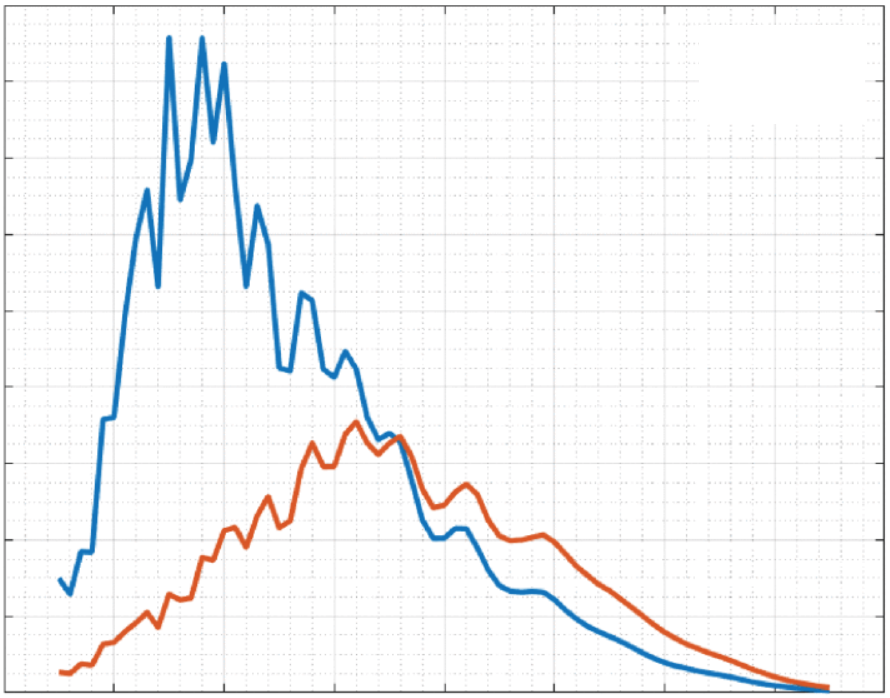
#> input picture data/simulation-requirements/pde-spad-sensitivity.png, 890 x 698 px
$ python spectral_sensitivity.py
#> lines starting #> are read from the running program, lines starting #| are printed output that depends on the picture
### src/Intensity_PDF.py
import matplotlib.pyplot as plt
import scipy.interpolate as interp
from scipy.integrate import quad
import numpy as np
from PIL import Image
from typing import Tuple


class Wavebounds:
    def __init__(self, start: float, end: float) -> None:
        self.start = start
        self.end = end
        self.range = end - start

    def __getitem__(self, index: int) -> float:
        if index == 0:
            return self.start
        elif index == 1:
            return self.end
        elif index == -1:
            return self.end
        else:
            raise IndexError("Index must be 0 or 1")

    def __str__(self) -> str:
        return f"({self.start}, {self.end})"

    def to_list(self):
        return [self.start, self.end]

    def toJson(self):
        return {"start": self.start, "end": self.end}


class Fluorophore_Intensity_PDF:
    # [96 lines left out: functions __init__, extract_image_from_border, extract_fluorophore_pdf, not called in this run]

    def intensity_cdf(self, x: float) -> float:
        return quad(self.intensity_pdf, self.wavebounds.start, x)[0]

    # [23 lines left out: functions obtain_inverse_cdf, save_emission, not called in this run]


# [40 lines that do not run on import are left out]

### src/spectral_sensitivity.py
import matplotlib.pyplot as plt
import numpy as np
import scipy.interpolate as interp
from PIL import Image
from Intensity_PDF import Wavebounds

# original red pde range = (0, 7)
# original blue pde range = (0, 17.5)


class SpectralSensitivity:
    """
    This class is used to represent the sensitivity of the SPADs used in the
    the in house probe at the University of Edinburgh.
    """

    def __init__(
        self,
        red_pde_range=(0, 1),
        blue_pde_range=(0, 1),
        path="../data/simulation-requirements/pde-spad-sensitivity.png",
    ):
#> called with red_pde_range = (0, 1), blue_pde_range = (0, 1)
        self.spad_figure_emission_range = (300, 1100)
        self.red_pde_range = red_pde_range
        self.blue_pde_range = blue_pde_range

        self.border_color = (92, 92, 92)

        self.red_spad_color = (217, 88, 41)  # red taken from the image
        self.blue_spad_color = (19, 114, 185)

        self.spad_sensitivity_path = path
        self.spad_sensitivity = Image.open(self.spad_sensitivity_path)
#> self.spad_sensitivity is the input picture: PIL image 890x698 RGBA; mean R, G, B, A 245.6, 246.4, 247.5, 255
        self.spad_sensitivity = self.spad_sensitivity.convert("RGB")
#> self.spad_sensitivity: PIL image 890x698 RGB

        self.spad_sens_pixels = self.extract_image_from_border(
            self.spad_sensitivity, self.border_color
        )

        (
            self.red_spad_range,
            self.red_spad_sensitivity,
        ) = self.extract_sensitivity_lookup(
            self.red_spad_color,
            self.spad_sens_pixels,
            self.red_pde_range,
            self.spad_figure_emission_range,
        )

        (
            self.blue_spad_range,
            self.blue_spad_sensitivity,
        ) = self.extract_sensitivity_lookup(
            self.blue_spad_color,
            self.spad_sens_pixels,
            self.blue_pde_range,
            self.spad_figure_emission_range,
        )

        # lets plot the sensitivity curves
        self.red_range = np.linspace(
            *self.red_spad_range,
            1000,
        )
        self.blue_range = np.linspace(
            *self.blue_spad_range,
            1000,
        )

    def extract_image_from_border(
        self, image, border_color: tuple[int, int, int], threshold: int = 10
    ):
#> called with border_color = (92, 92, 92), threshold = 10
        width, height = image.size
#> width = 890; height = 698
        pixels = image.load()

        top, left = width, height
#> top = 890; left = 698
        bottom, right = 0, 0

        for y in range(height):
            for x in range(width):
                r, g, b = pixels[x, y]
                if (
                    abs(r - border_color[0]) < threshold
                    and abs(g - border_color[1]) < threshold
                    and abs(b - border_color[2]) < threshold
                ):
                    top = min(top, y)
                    left = min(left, x)
                    bottom = max(bottom, y)
                    right = max(right, x)

        return image.crop((left, top, right, bottom))
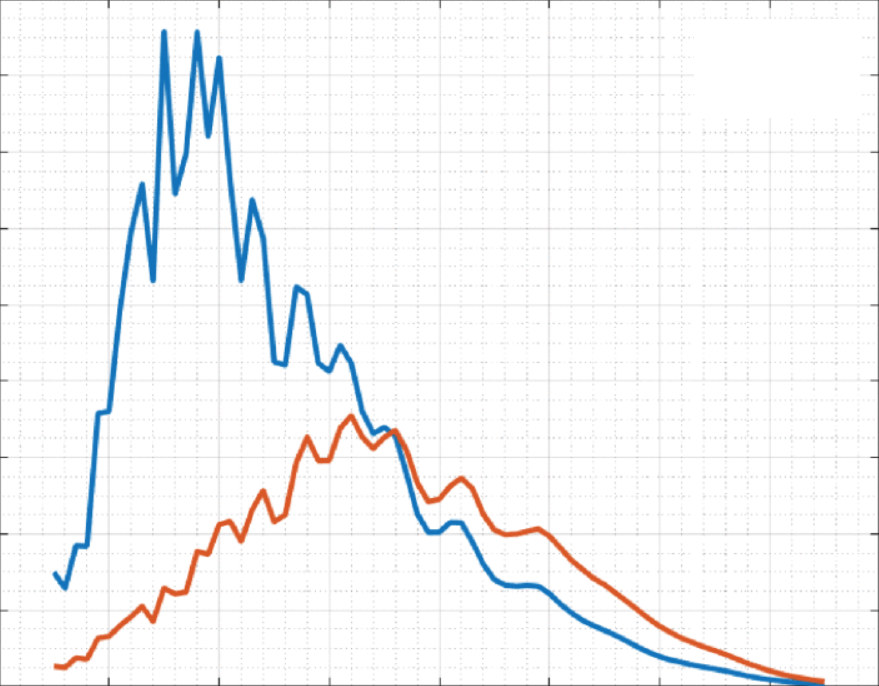
#> returned value: PIL image 879x686 RGB; mean R, G, B 246.2, 247, 248.1

    def extract_sensitivity_lookup(
        self,
        spad_colour: tuple[int, int, int],
        pixels: Image.Image,
        pde_range: tuple[float, float],
        wavebounds: tuple[float, float],
        threshold: int = 20,
    ) -> tuple[Wavebounds, interp.interp1d]:
#> called with spad_colour = (217, 88, 41), pde_range = (0, 1), wavebounds = (300, 1100), threshold = 20
        spad_pixels = []
        for y in range(pixels.height):
            for x in range(pixels.width):
                r, g, b = pixels.getpixel((x, y))
                if (
                    abs(r - spad_colour[0]) < threshold
                    and abs(g - spad_colour[1]) < threshold
                    and abs(b - spad_colour[2]) < threshold
                ):
                    spad_pixels.append((x, y))
#> after the loop, spad_pixels = 4117 pairs, first value 55 to 823, second value 415 to 682
        spad_pixels = np.array(spad_pixels)
        spad_x_pixels = spad_pixels[:, 0]
#> spad_x_pixels = 4117 values, max 823 at index 4103, min 55 at index 3830, mean 393.7
        spad_y_pixels = spad_pixels[:, 1]
#> spad_y_pixels = 4117 values from 415 to 682
        x_positions = wavebounds[0] + spad_x_pixels
#> x_positions = 4117 values, max 1123 at index 4103, min 355 at index 3830, mean 693.7
        # x_positions = spad_x_pixels
        y_positions = np.interp(
            spad_y_pixels, (spad_y_pixels.min(), spad_y_pixels.max()), pde_range[::-1]
        )
#> y_positions = 4117 values, max 1 at index 0, min 0 at index 4114, mean 0.505
        positions = np.array([x_positions, y_positions]).T
#> positions = 4117 pairs, first value 355 to 1123, second value 0 to 1
        unique_positions = np.unique(positions[:, 0], return_index=True)[1]
#> unique_positions = 769 values, max 4103 at index 768, min 0 at index 294, mean 2282.5
        positions = positions[unique_positions]
#> positions = 769 pairs, first value 355 to 1123, second value 0.00749 to 1
        sensitivity_function = interp.interp1d(
            positions[:, 0],
            positions[:, 1],
            kind="cubic",
            bounds_error=False,
            fill_value=(positions[:, 1][0], positions[:, 1][-1]),
        )

        bounds = Wavebounds(positions[:, 0].min(), positions[:, 0].max())
#> in __init__, `self.start = start`: self.start = 355
#> in __init__, `self.end = end`: self.end = 1123
#> in __init__, `self.range = end - start`: self.range = 768

        return (bounds, sensitivity_function)


if __name__ == "__main__":
    ss = SpectralSensitivity(blue_pde_range=(0, 1), red_pde_range=(0, 1))
#> in __init__, `self.red_range = np.linspace( *self.red_spad_range, 1000, )`: self.red_range = 1000 values from 355 to 1123
#> in __init__, `self.blue_range = np.linspace( *self.blue_spad_range, 1000, )`: self.blue_range = 1000 values from 354 to 1123
    plt.plot(ss.blue_range, ss.blue_spad_sensitivity(ss.blue_range), label="Blue SPAD")
    plt.plot(ss.red_range, ss.red_spad_sensitivity(ss.red_range), label="Red SPAD")
    plt.xlabel("Wavelength (nm)")
    plt.ylabel("Sensitivity (PDE)")
    plt.legend()
    plt.show()
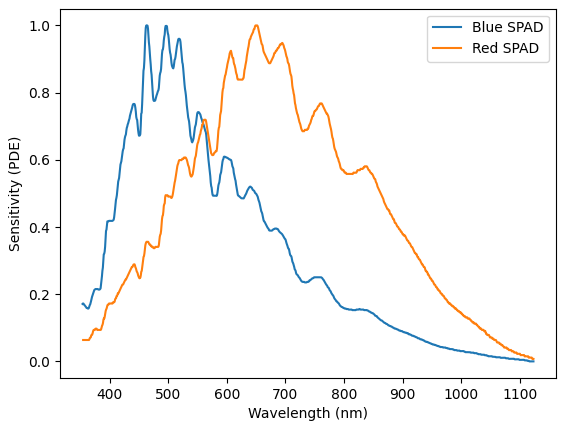
#> figure drawn by matplotlib, 1 panel; curve peaks at x = 464.1, y = 1; curve peaks at x = 651.7, y = 1
